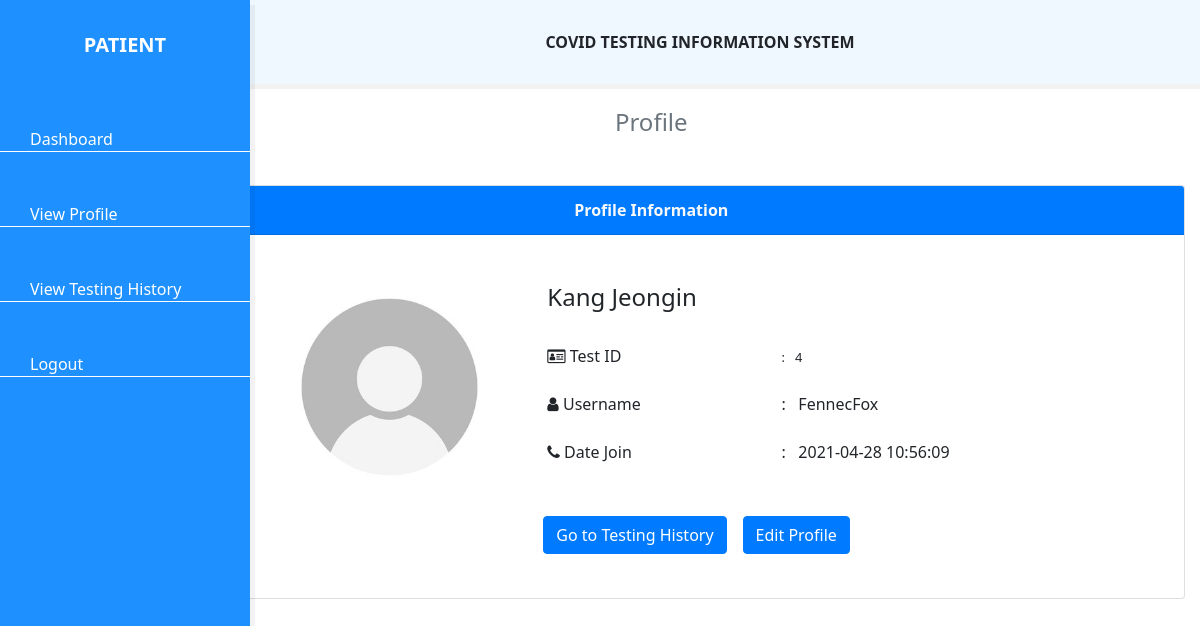
The app's page /viewProfilePatient.php (signed in) with its own data.
### tables this page shows
CREATE TABLE `covidtest` (
  `testID` int(255) NOT NULL,
  `kitID` int(255) NOT NULL,
  `username` varchar(255) NOT NULL,
  `password` varchar(255) NOT NULL,
  `name` varchar(255) NOT NULL,
  `symptoms` varchar(255) NOT NULL,
  `patientType` varchar(255) NOT NULL,
  `status` varchar(255) NOT NULL,
  `testDate` timestamp NOT NULL DEFAULT CURRENT_TIMESTAMP,
  `result` varchar(255) NOT NULL
);

### viewProfilePatient.php (the view, shortened to what this page needs)
<?php
include "db_conn.php";
$username = $_SESSION['username'];
$result = mysqli_query($conn, "SELECT * FROM covidtest where username = '$username'");
$row = mysqli_fetch_assoc($result);
if (isset($_SESSION['username'])) {
?>
<!DOCTYPE html>
<html lang="en">
  <head>
    <link rel="stylesheet" href="https://stackpath.bootstrapcdn.com/bootstrap/4.3.1/css/bootstrap.min.css">
    <link rel="stylesheet" href="https://cdnjs.cloudflare.com/ajax/libs/font-awesome/4.7.0/css/font-awesome.min.css">
    <link rel="stylesheet" href="dashboardcss/style.css" />
  </head>
  <body>
    <div class="sidebar">
      <h2>Patient</h2>
      <ul>
        <li>
          <a href="dashboardPatient.php">
            <span>Dashboard</span>
          </a>
        </li>
        <li>
          <a href="viewProfilePatient.php">
            <span>View Profile</span>
          </a>
        </li>
        <li>
          <a href="ViewHistory.php">
            <span>View Testing History</span>
          </a>
        </li>
        <li>
          <a href="Logout.php">
            <span>Logout</span>
          </a>
        </li>
      </ul>
    </div>
    <div class="main">
      <b>COVID TESTING INFORMATION SYSTEM</b>
    </div>
    <div class="row">
        <div class="col-1">
        </div>
        <div class="col-11">
          <h4 class="text-secondary text-center my-4">Profile</h4>
            <div class="container">
                <div class="card mt-5">
                    <div class="card-header text-center bg-primary text-light"><strong> Profile Information</strong></div>
                    <div class="card-body mx-auto">
                        <div class="row mt-3 ">
                            <div class="well well-sm">
                                <div class="row">
                                    <div class="col-sm-3 col-md-4">
                                    <img src="profile.jpg" alt="" class="img-rounded img-responsive" style="width:100%;">
                                    </div>
                                    <div class="col-sm-6 col-md-8">
                                        <table class="table table-borderless">
                                            <tbody>
                                                <tr>
                                                    <td>
                                                        <h4><?= $row['name']?></h4>
                                                    </td>
                                                </tr>
                                                <tr>
                                                    <td>
                                                        <i class="fa fa-id-card-o "></i> Test ID
                                                    </td>
                                                    <td>
                                                        <small>:  &nbsp; <?=$row['testID'];?> </small>
                                                    </td>
                                                </tr>
                                                <tr>
                                                    <td>
                                                    <i class="fa fa-user"></i> Username
                                                    </td>
                                                    <td>
                                                        :  &nbsp; <?=$username?>
                                                    </td>
                                                </tr>
                                                <tr>
                                                    <td>
                                                    <i class="fa fa-phone"></i> Date Join
                                                    </td>
                                                    <td>
                                                        :  &nbsp; <?=$row['testDate'];?> </td>
                                                </tr>
                                            </tbody>
                                        </table>
                                        <div class="d-flex">
                                            <a href="ViewHistory.php" class="btn btn-primary my-4 mx-2">Go to Testing History</a>
                                            <a href="editProfile.php" class="btn btn-primary my-4 mx-2">Edit Profile</a>
                                        </div>
                                    </div>
                                </div>
                            </div>
                        </div>
                    </div>
                </div>
            </div>
        </div>
    </div>
  </body>
</html>
<?php
}

### dashboardcss/style.css (style rules this page uses)
* { margin: 0; padding: 0; text-decoration: none; }
body { box-sizing: border-box; font-family: 'Segoe UI', Tahoma, Geneva, Verdana, sans-serif; }
.sidebar { position: fixed; background: #1E90FF; box-shadow: 5px 5px rgba(0, 0, 0, 0.05); width: 250px; height: 100%; top: 0; left: 0; z-index: 1; }
.sidebar h2 { text-align: center; font-size: 20px; text-transform: uppercase; color: #ffffff; background: #1E90FF; padding: 20px; font-weight: bold; }
.sidebar ul li { border-bottom: 1px solid #ffffff; margin: 50px 0; }
.sidebar ul li a { color: #ffffff; padding: 0 30px; }
.main { text-align: center; background: #F0F8FF; box-shadow: 5px 5px rgba(0, 0, 0, 0.05); margin-left: 200px; padding: 30px; }
h2 { color: #FFFFFF; text-align: center; margin-bottom: 40px; }
h2 { margin-top: 5%; }

### records on screen
covidtest: name "Kang Jeongin", testID "4", testDate "2021-04-28 10:56:09"

### other values on screen
$username "FennecFox"
